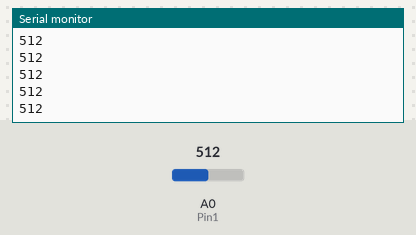
A sketch run on a simulated Arduino Uno, built with avr-gcc and run on an emulated ATmega328P. Parts: the last lines printed to the serial monitor. The test bench sets the inputs (shaded band); at power-on: A0 (Pin1) = 512.

Above: at 1.2 s.
1.3 s: A0 (Pin1) set to 716
At 2.1 s:
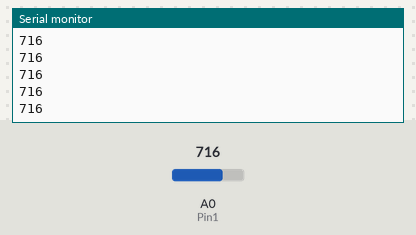
2.8 s: A0 (Pin1) set to 900
At 3.4 s:
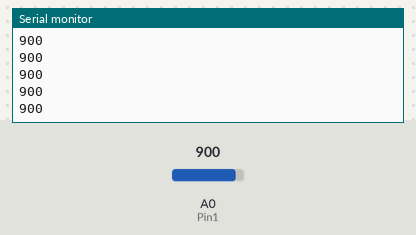
Timing chart, 0 to 5.8 s (numbered marks = the images above; inputs shaded):
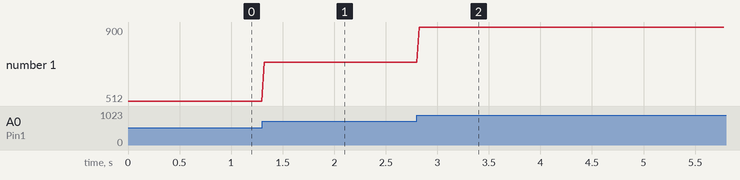

The sketch:

potenciometroArduino.ino
```cpp
int Pin1 = A0;
int switchPin1 = 7;
int data1;

void setup()
{
  Serial.begin(9600);
  pinMode(Pin1, INPUT);
  pinMode(switchPin1, INPUT);
}

void loop()
{
  data1 = analogRead(Pin1);
  Serial.println(data1);
  Serial.flush();
  delay(20);
  }
```

Measured:
- after the input at 1.3 s, the serial monitor: prints a new line at once (image 1)
- after the input at 2.8 s, the serial monitor: prints a new line at once (image 2)
- plotted number 1: 512 → 716 after the input at 1.3 s, 716 → 900 after the input at 2.8 s
